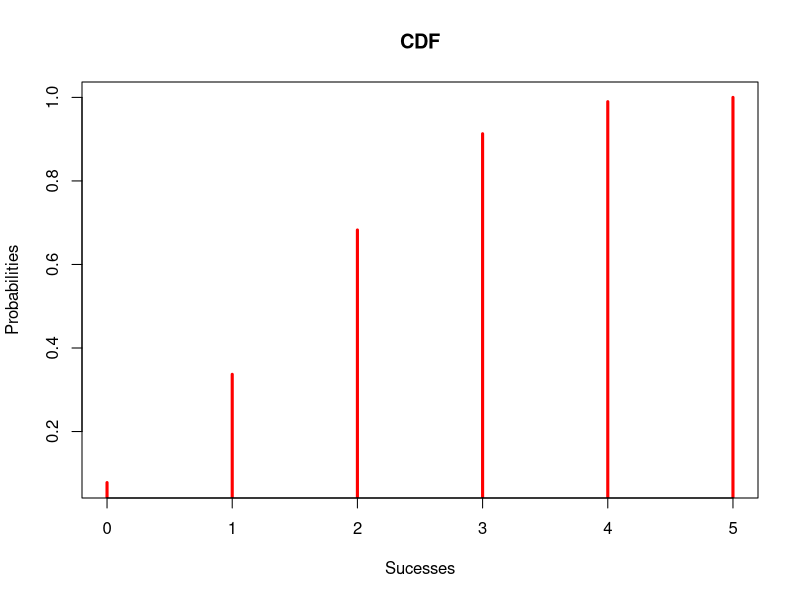
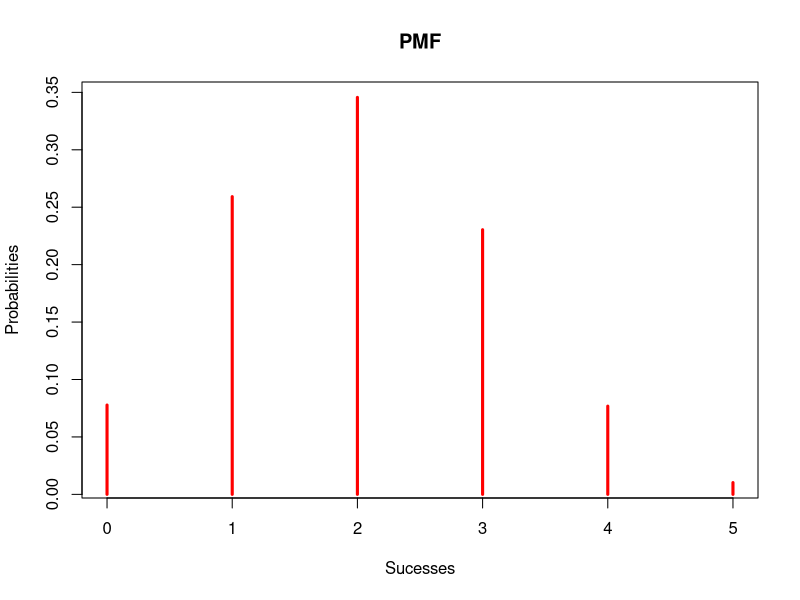
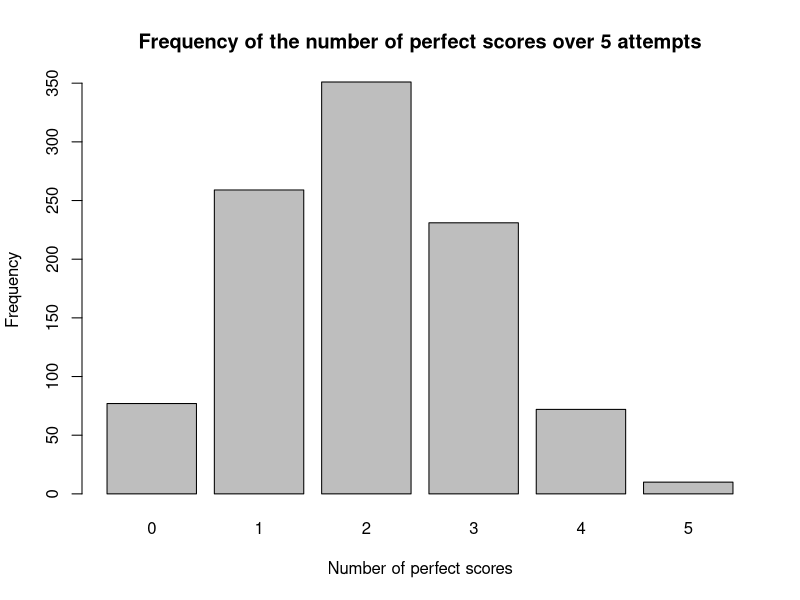
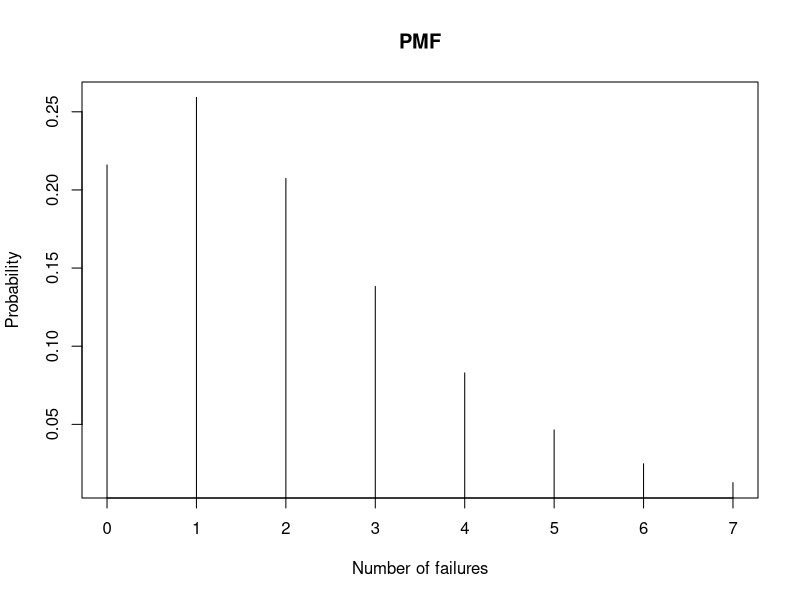
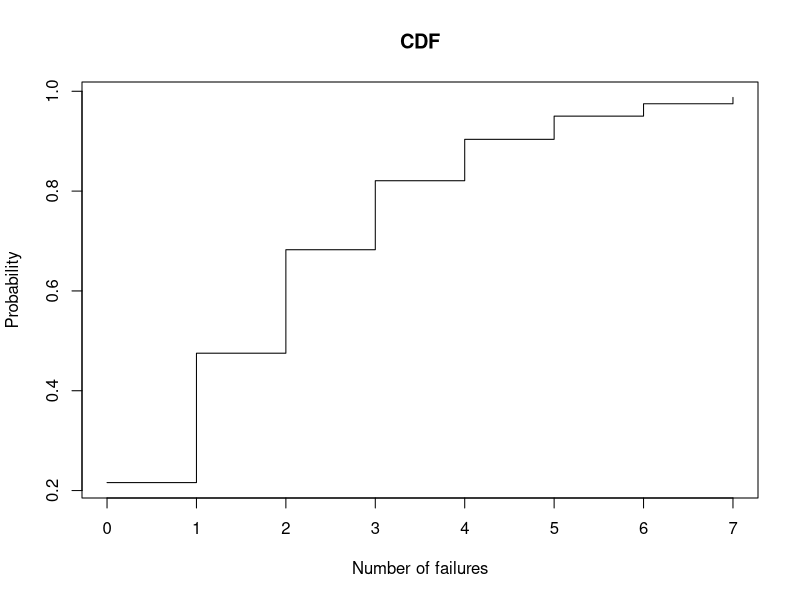
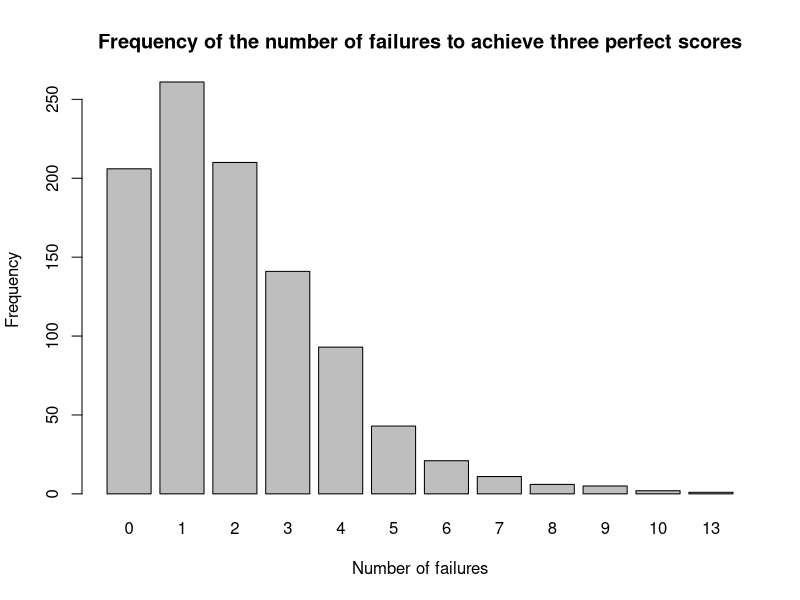
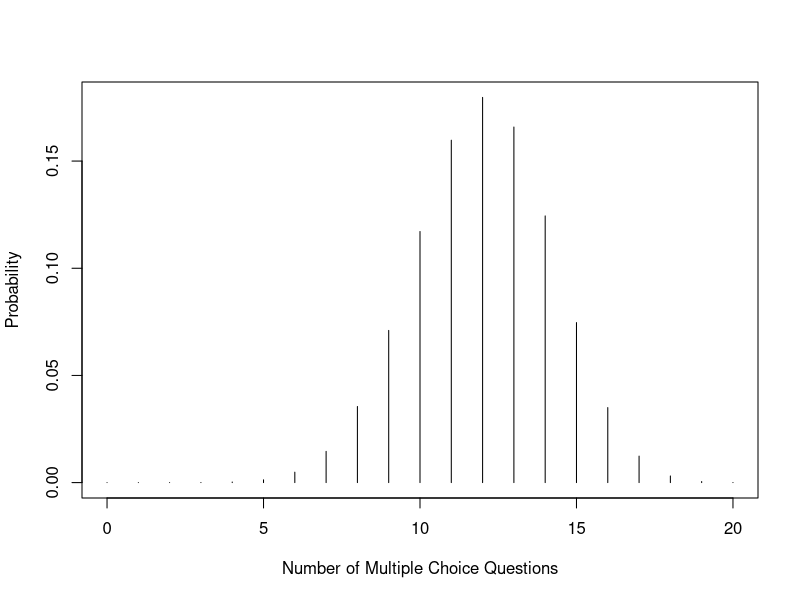
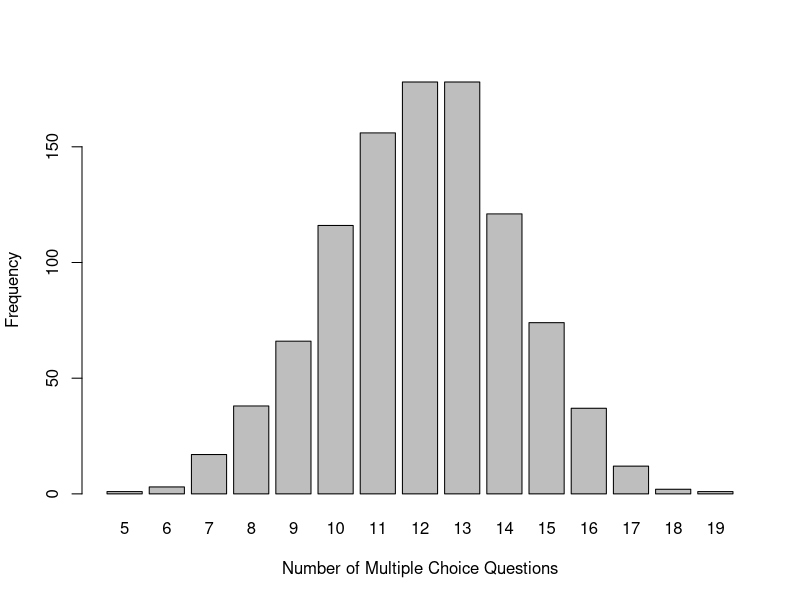

Here is the R script that generated these plots, in order:
#part 1
p1 <- 0.4
n1 <- 5

#a
success <- 0:n1
cdf_1 <- pbinom(success, size=n1, prob=p1)
print(cdf_1)
pmf_1 <- dbinom(success, size=n1, prob=p1)
print(pmf_1)
plot(success, cdf_1 ,type='h',xlab="Sucesses",ylab="Probabilities",col="red",lwd=3,main="CDF")
plot(success, pmf_1,type='h',xlab="Sucesses",ylab="Probabilities",col="red",lwd=3,main="PMF")

#b
p_b <- dbinom(2,n1,p1)
print(p_b)

#c
p_c <- 1-pbinom(1,n1,p1)
print(p_c)

#d
set.seed(123)
num_perfect_scores <- rbinom(1000, size = n1, prob = p1)
barplot(table(num_perfect_scores), main = "Frequency of the number of perfect scores over 5 attempts", 
        xlab = "Number of perfect scores", ylab = "Frequency")


#########################################################################################################################################
#########################################################################################################################################

#part 2
p2 <- 0.6 
r <- 3 
n2 <- 10
#a
x <- 0:(n2 - r)
pmf2 <- dnbinom(x, size = r, prob = p2)
print(pmf2)
plot(x, pmf2, type = "h", xlab = "Number of failures", ylab = "Probability", 
     main = "PMF")
cdf2 <- pnbinom(x, size = r, prob = p2)
print(cdf2)
plot(x, cdf2, type = "s", xlab = "Number of failures", ylab = "Probability", 
     main = "CDF")

#b
prob_4 <- dnbinom(4, size = r, prob = p2)
prob_4

#c
prob_atmost_4 <- pnbinom(4, size = r, prob = p2)
prob_atmost_4

#d
set.seed(123)
num_failures <- rnbinom(1000, size = r, prob = p2)

barplot(table(num_failures), main = "Frequency of the number of failures to achieve three perfect scores", 
        xlab = "Number of failures", ylab = "Frequency")


#########################################################################################################################################
#########################################################################################################################################

#part 3
n3 <- 20
p3 <- 0.6

#a
x <- 0:20
prob <- dbinom(x, n3, p3)
plot(x, prob, type = "h", xlab = "Number of Multiple Choice Questions", ylab = "Probability")

#b
p_exact10 <- dbinom(10, n3, p3)
print(p_exact10)

#c
p_least10 <- 1 - pbinom(9, n3, p3)
print(p_least10)

#d
set.seed(123)
sim_data <- rbinom(1000, n3, p3)
barplot(table(sim_data), xlab = "Number of Multiple Choice Questions", ylab = "Frequency")

#########################################################################################################################################
#########################################################################################################################################

#part 4
numQ <- 10

#a
dpois(8, numQ)

#b
ppois(8, numQ)

#c
ppois(12, numQ) - ppois(5, numQ)

#d
x <- 0:20
prob <- dpois(x, numQ)
plot(x, prob, type = "h", xlab = "Number of Questions", ylab = "Probability")

#e
set.seed(123)
sim_data <- rpois(50, numQ)
barplot(table(sim_data), xlab = "Number of Questions", ylab = "Frequency")
boxplot(sim_data, xlab = "Number of Questions")

#########################################################################################################################################
#########################################################################################################################################

#part 5
Avg <- 100
stand_d <- 10

#a
x <- seq(Avg - 3*stand_d, Avg + 3*stand_d, length.out = 100)
y <- dnorm(x, mean = Avg, sd = stand_d)
plot(x, y, type = "l", main = "PDF",
     xlab = "Money Spent ($)", ylab = "Density")

#b
1 - pnorm(120, mean = Avg, sd = stand_d)

#c
pnorm(90, mean = Avg, sd = stand_d) - pnorm(80, mean = Avg, sd = stand_d)

#d
1 - pnorm(Avg + stand_d, mean = Avg, sd = stand_d) + pnorm(Avg - stand_d, mean = Avg, sd = stand_d)
1 - pnorm(Avg + 2*stand_d, mean = Avg, sd = stand_d) + pnorm(Avg - 2*stand_d, mean = Avg, sd = stand_d)
1 - pnorm(Avg + 3*stand_d, mean = Avg, sd = stand_d) + pnorm(Avg - 3*stand_d, mean = Avg, sd = stand_d)

#e
qnorm(0.1, mean = Avg, sd = stand_d)
qnorm(0.9, mean = Avg, sd = stand_d)

#f
qnorm(0.98, mean = Avg, sd = stand_d)


#g
set.seed(123)
visitors <- rnorm(10000, mean = Avg, sd = stand_d)
hist(visitors, main = "Money Spent by Visitors",
     xlab = "Money Spent ($)", col = "blue", breaks = 20)